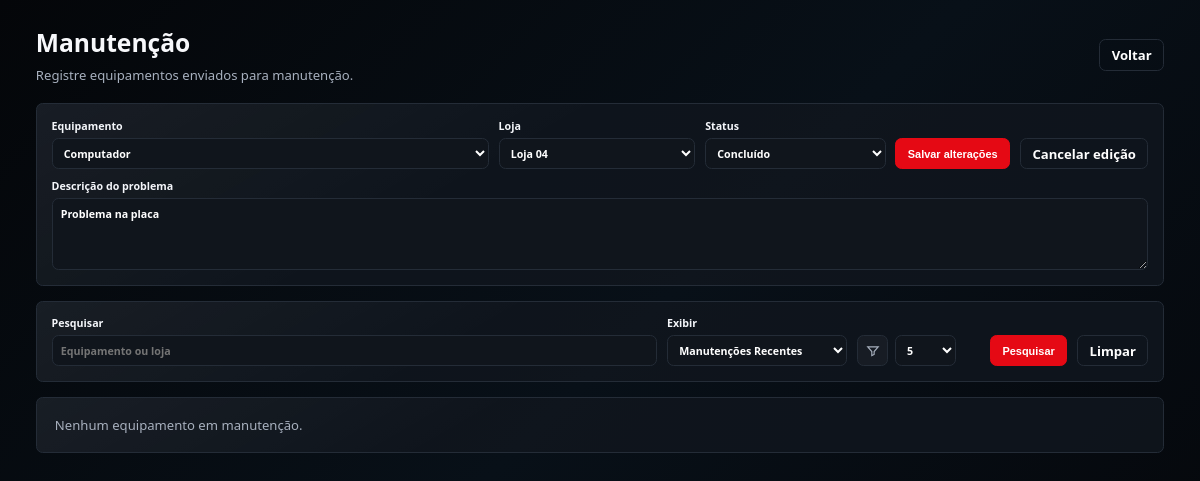
Screenshot of /admin/manutencao.php?editar=1 (signed in) with the database file from the repository.
### tables this page shows
CREATE TABLE `manutencoes` (
  `id_manutencao` int(11) NOT NULL AUTO_INCREMENT,
  `id_item` int(11) NOT NULL,
  `id_loja` int(11) NOT NULL,
  `descricao` text NOT NULL,
  `status` varchar(30) NOT NULL DEFAULT 'EM_MANUTENCAO',
  `data_registro` datetime NOT NULL DEFAULT current_timestamp(),
  `id_usuario` int(11) NOT NULL,
  `data_conclusao` datetime DEFAULT NULL,
  `ativo` tinyint(1) NOT NULL DEFAULT 1,
  PRIMARY KEY (`id_manutencao`),
  KEY `idx_manutencoes_data` (`data_registro`),
  KEY `idx_manutencoes_item` (`id_item`),
  KEY `idx_manutencoes_loja` (`id_loja`),
  KEY `idx_manutencoes_usuario` (`id_usuario`),
  KEY `idx_manutencoes_status` (`status`),
  KEY `idx_manutencoes_data_registro` (`data_registro`)
);

CREATE TABLE `produtos` (
  `id` int(11) NOT NULL AUTO_INCREMENT,
  `nome` varchar(150) NOT NULL,
  `descricao` text DEFAULT NULL,
  `categoria` varchar(80) DEFAULT NULL,
  `ativo` tinyint(1) DEFAULT 1,
  `data_criacao` datetime DEFAULT current_timestamp(),
  PRIMARY KEY (`id`)
);

CREATE TABLE `lojas` (
  `id` int(11) NOT NULL AUTO_INCREMENT,
  `nome` varchar(150) NOT NULL,
  `endereco` varchar(255) DEFAULT NULL,
  `telefone` varchar(20) DEFAULT NULL,
  `ativo` tinyint(1) DEFAULT 1,
  `data_criacao` datetime DEFAULT current_timestamp(),
  PRIMARY KEY (`id`)
);

### admin/manutencao.php (the view, shortened to what this page needs)
<?php
require_once __DIR__ . '/admin_helpers.php';
$pdo = getConnection();
function buscarEquipamentosManutencao(PDO $pdo): array
{
    $stmt = $pdo->query("
        SELECT DISTINCT p.id, p.nome
        FROM estoque_equipamentos e
        INNER JOIN produtos p ON p.id = e.produto_id
        WHERE COALESCE(p.ativo, 1) = 1
        ORDER BY p.nome
    ");
    return $stmt->fetchAll();
}
function buscarLojasManutencao(PDO $pdo): array
{
    $stmt = $pdo->query("
        SELECT id, nome
        FROM lojas
        WHERE ativo = 1
        ORDER BY FIELD(id, 1, 2, 10, 4, 5, 6, 11, 8, 9), id, nome
    ");
    return $stmt->fetchAll();
}
$editando = null;
if (!empty($_GET['editar'])) {
    $stmt = $pdo->prepare("
        SELECT *
        FROM manutencoes
        WHERE id_manutencao = :id_manutencao
          AND COALESCE(ativo, 1) = 1
        LIMIT 1
    ");
    $stmt->execute([':id_manutencao' => (int) $_GET['editar']]);
    $editando = $stmt->fetch() ?: null;
}
$equipamentos = buscarEquipamentosManutencao($pdo);
$lojas = buscarLojasManutencao($pdo);
$filtroStatus = strtoupper(trim((string) ($_GET['filtro'] ?? 'RECENTES')));
$filtroStatus = in_array($filtroStatus, ['RECENTES', 'CONCLUIDAS', 'TODAS'], true) ? $filtroStatus : 'RECENTES';
$busca = trim((string) ($_GET['busca'] ?? ''));
$limitesPermitidos = [5, 10, 20, 30, 50];
$porPagina = (int) ($_GET['limite'] ?? 5);
$porPagina = in_array($porPagina, $limitesPermitidos, true) ? $porPagina : 5;
$pagina = max(1, (int) ($_GET['pagina'] ?? 1));
$where = ['COALESCE(m.ativo, 1) = 1'];
$params = [];
if ($filtroStatus === 'RECENTES' && $busca === '') $where[] = "UPPER(m.status) = 'EM_MANUTENCAO'";
elseif ($filtroStatus === 'CONCLUIDAS') $where[] = "UPPER(m.status) = 'CONCLUIDO'";
$baseSql = " FROM manutencoes m
 LEFT JOIN produtos p ON p.id = m.id_item
 LEFT JOIN itens i ON i.id = m.id_item
 LEFT JOIN produtos pi ON pi.id = i.produto_id
 LEFT JOIN lojas l ON l.id = m.id_loja
 LEFT JOIN usuarios u ON u.id = m.id_usuario
 WHERE " . implode(' AND ', $where);
$countStmt = $pdo->prepare('SELECT COUNT(*) ' . $baseSql);
$countStmt->execute($params);
$totalRegistros = (int) $countStmt->fetchColumn();
$totalPaginas = max(1, (int) ceil($totalRegistros / $porPagina));
$pagina = min($pagina, $totalPaginas);
$offset = ($pagina - 1) * $porPagina;
$stmt = $pdo->prepare("SELECT m.id_manutencao, COALESCE(p.nome, pi.nome, '-') AS equipamento,
 COALESCE(l.nome, '-') AS loja, COALESCE(u.nome, '-') AS usuario, m.descricao, m.status,
 m.data_registro, m.data_conclusao " . $baseSql . "
 ORDER BY m.data_registro DESC, m.id_manutencao DESC LIMIT :limite OFFSET :offset");
$stmt->bindValue(':limite', $porPagina, PDO::PARAM_INT);
$stmt->bindValue(':offset', $offset, PDO::PARAM_INT);
$stmt->execute();
$manutencoes = $stmt->fetchAll();
?>
<section class="top">
    <div>
        <h1>Manutenção</h1>
        <p>Registre equipamentos enviados para manutenção.</p>
    </div>
    <a class="btn" href="dashboard.php">Voltar</a>
</section>
<form class="panel filters maintenance-form" method="POST">
    <label>Equipamento
        <select name="equipamento_id" required>
            <?php foreach ($equipamentos as $equipamento): ?>
                <option value="<?php echo (int) $equipamento['id']; ?>" <?php echo (int) ($editando['id_item'] ?? 0) === (int) $equipamento['id'] ? 'selected' : ''; ?>>
                    <?php echo e($equipamento['nome']); ?>
                </option>
            <?php endforeach; ?>
        </select>
    </label>
    <label>Loja
        <select name="loja_id" required>
            <?php foreach ($lojas as $loja): ?>
                <option value="<?php echo (int) $loja['id']; ?>" <?php echo (int) ($editando['id_loja'] ?? 0) === (int) $loja['id'] ? 'selected' : ''; ?>>
                    <?php echo e($loja['nome']); ?>
                </option>
            <?php endforeach; ?>
        </select>
    </label>
    <label>Status
        <select name="status">
            <option value="CONCLUIDO" <?php echo strtoupper((string) ($editando['status'] ?? '')) === 'CONCLUIDO' ? 'selected' : ''; ?>>Concluído</option>
        </select>
    </label>
    <button class="btn primary" type="submit"><?php echo $editando ? 'Salvar alterações' : 'Adicionar equipamento em manutenção'; ?></button>
    <?php if ($editando): ?>
        <a class="btn" href="manutencao.php">Cancelar edição</a>
    <?php endif; ?>
    <label class="description">Descrição do problema
        <textarea name="descricao" required><?php echo e($editando['descricao'] ?? ''); ?></textarea>
    </label>
</form>
<form class="panel filters maintenance-filter" method="GET">
    <label>Pesquisar<input type="search" name="busca" value="<?php echo e($busca); ?>" placeholder="Equipamento ou loja"></label>
    <label>Exibir<select name="filtro">
        <option value="RECENTES" <?php echo $filtroStatus === 'RECENTES' ? 'selected' : ''; ?>>Manutenções Recentes</option>
    </select></label>
    <label class="limit-control" aria-label="Quantidade de registros"><span class="filter-icon" aria-hidden="true"><svg viewBox="0 0 24 24" fill="none" stroke="currentColor" stroke-width="2"><path d="M3 5h18l-7 8v5l-4 2v-7L3 5Z"/></svg></span><select name="limite" onchange="this.form.submit()">
        <?php foreach ($limitesPermitidos as $limite): ?>
            <option value="<?php echo $limite; ?>" <?php echo $porPagina === $limite ? 'selected' : ''; ?>><?php echo $limite; ?></option>
        <?php endforeach; ?>
    </select></label>
    <button class="btn primary" type="submit">Pesquisar</button>
    <a class="btn" href="manutencao.php">Limpar</a>
</form>
<section class="panel">
    <?php if (empty($manutencoes)): ?>
        <div class="empty">Nenhum equipamento em manutenção.</div>
    <?php endif; ?>
    <?php if ($totalPaginas > 1): ?>
        <nav class="pagination" aria-label="Paginação">
            <?php for ($i = 1; $i <= $totalPaginas; $i++): ?>
                <?php if ($i === $pagina): ?><span class="active"><?php echo $i; ?></span>
                <?php else: ?><a href="<?php echo e(pageUrl(['pagina' => $i])); ?>"><?php echo $i; ?></a>
                <?php endif; ?>
            <?php endfor; ?>
        </nav>
    <?php endif; ?></section>

### admin/admin_helpers.php (style rules this page uses)
:root { --bg: #05080c; --panel: #10151c; --line: #242c37; --text: #f7f8fb; --muted: #a7b0be; --red: #e50914; --green: #27b84d; --radius: 8px; }
* { box-sizing: border-box; }
body { margin: 0; min-height: 100vh; color: var(--text); font-family: "Segoe UI", Arial, sans-serif; background: linear-gradient(135deg, #040609 0%, #081018 52%, #05070b 100%); animation: pageFadeIn .26s ease both; transition: opacity .26s ease, transform .26s ease; }
@media (min-width: 1024px) { body { zoom: .82; } }
a { color: inherit; text-decoration: none; }
.top { display: flex; justify-content: space-between; align-items: center; gap: 16px; margin-bottom: 24px; }
.top h1 { margin: 0 0 8px; font-size: 30px; }
.top p { margin: 0; color: var(--muted); }
.btn { min-height: 38px; display: inline-flex; align-items: center; justify-content: center; border: 1px solid var(--line); border-radius: var(--radius); background: transparent; color: #fff; padding: 0 14px; font-weight: 700; cursor: pointer; }
.btn.primary { background: var(--red); border-color: var(--red); }
.panel { background: linear-gradient(150deg, rgba(255, 255, 255, .045), transparent 40%), rgba(17, 22, 30, .88); border: 1px solid var(--line); border-radius: var(--radius); overflow: hidden; margin-bottom: 18px; }
.filters { display: grid; grid-template-columns: repeat(6, minmax(140px, 1fr)); gap: 12px; padding: 18px; }
label { display: grid; gap: 6px; color: #f4f6fa; font-size: 13px; font-weight: 700; }
input, select { height: 38px; border: 1px solid var(--line); border-radius: var(--radius); background: #10151c; color: #fff; padding: 0 10px; font: inherit; }
.limit-control { display: flex; align-items: center; gap: 8px; align-self: end; }
.limit-control .filter-icon { width: 38px; height: 38px; flex: 0 0 38px; display: grid; place-items: center; border: 1px solid var(--line); border-radius: var(--radius); background: rgba(255, 255, 255, .035); color: var(--muted); }
.limit-control .filter-icon svg { width: 17px; height: 17px; }
.limit-control select { width: 74px; min-width: 74px; }
.empty { padding: 22px; color: var(--muted); }

### admin/manutencao.php (style rules this page uses)
.maintenance-form { grid-template-columns: minmax(220px, 1fr) minmax(180px, 240px) minmax(180px, 220px) auto auto; align-items: end; }
.maintenance-form label.description { grid-column: 1 / -1; }
.maintenance-form textarea { min-height: 88px; border: 1px solid var(--line); border-radius: var(--radius); background: #10151c; color: #fff; padding: 10px; font: inherit; resize: vertical; }
.maintenance-filter { grid-template-columns: minmax(220px, 1fr) minmax(180px, 220px) minmax(120px, 150px) auto auto; align-items: end; }

### rows the page displays
manutencoes: equipamento_id "Computador", loja_id "Loja 04", status "Concluído", descricao "Problema na placa"

### other values shown
form field limite "5"
